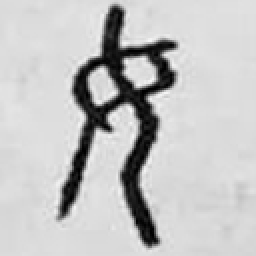
#> input picture similarity/test1/zi.jpg, 128 x 128 px, found by its file name (shown 2 times larger)
$ python skeleton.py
#> lines starting #> are read from the running program, lines starting #| are printed output that depends on the picture; after the words box and inside, x2 and y2 are one past the last pixel; in counts of white or black regions, pixels touching at a corner belong together
# -*- coding: utf-8 -*-
import cv2


# 细化函数，输入需要细化的图片（经过二值化处理的图片）和映射矩阵array
# 这个函数将根据算法，运算出中心点的对应值
def Thin(image, array):
    h, w = image.shape
    iThin = image

    for i in range(h):
        for j in range(w):
            if image[i, j] == 0:
                a = [1] * 9
                for k in range(3):
                    for l in range(3):
                        # 如果3*3矩阵的点不在边界且这些值为零，也就是黑色的点
                        if -1 < (i - 1 + k) < h and -1 < (j - 1 + l) < w and iThin[i - 1 + k, j - 1 + l] == 0:
                            a[k * 3 + l] = 0
                sum = a[0] * 1 + a[1] * 2 + a[2] * 4 + a[3] * 8 + a[5] * 16 + a[6] * 32 + a[7] * 64 + a[8] * 128
                iThin[i, j] = array[sum] * 255
    return iThin


# 映射表
array = [0, 0, 1, 1, 0, 0, 1, 1, 1, 1, 0, 1, 1, 1, 0, 1,\
         1, 1, 0, 0, 1, 1, 1, 1, 0, 0, 0, 0, 0, 0, 0, 1,\
         0, 0, 1, 1, 0, 0, 1, 1, 1, 1, 0, 1, 1, 1, 0, 1,\
         1, 1, 0, 0, 1, 1, 1, 1, 0, 0, 0, 0, 0, 0, 0, 1,\
         1, 1, 0, 0, 1, 1, 0, 0, 0, 0, 0, 0, 0, 0, 0, 0,\
         0, 0, 0, 0, 0, 0, 0, 0, 0, 0, 0, 0, 0, 0, 0, 0,\
         1, 1, 0, 0, 1, 1, 0, 0, 1, 1, 0, 1, 1, 1, 0, 1,\
         0, 0, 0, 0, 0, 0, 0, 0, 0, 0, 0, 0, 0, 0, 0, 0,\
         0, 0, 1, 1, 0, 0, 1, 1, 1, 1, 0, 1, 1, 1, 0, 1,\
         1, 1, 0, 0, 1, 1, 1, 1, 0, 0, 0, 0, 0, 0, 0, 1,\
         0, 0, 1, 1, 0, 0, 1, 1, 1, 1, 0, 1, 1, 1, 0, 1,\
         1, 1, 0, 0, 1, 1, 1, 1, 0, 0, 0, 0, 0, 0, 0, 0,\
         1, 1, 0, 0, 1, 1, 0, 0, 0, 0, 0, 0, 0, 0, 0, 0,\
         1, 1, 0, 0, 1, 1, 1, 1, 0, 0, 0, 0, 0, 0, 0, 0,\
         1, 1, 0, 0, 1, 1, 0, 0, 1, 1, 0, 1, 1, 1, 0, 0,\
         1, 1, 0, 0, 1, 1, 1, 0, 1, 1, 0, 0, 1, 0, 0, 0]


if __name__ == '__main__':
    src = cv2.imread('/Users/yusi/Desktop/cv_palm/similarity/test1/zi.jpg', 0)
#> src is the input picture: shape (128, 128); min 0, max 250, mean 194.3
    Gauss_img = cv2.GaussianBlur(src, (3,3), 0)
    cv2.imshow('image', Gauss_img)
    cv2.waitKey(0)

    # 自适应二值化函数，需要修改的是55那个位置的数字，越小越精细，细节越好，噪点更多，最大不超过图片大小
    adap_binary = cv2.adaptiveThreshold(Gauss_img, 255, cv2.ADAPTIVE_THRESH_GAUSSIAN_C, cv2.THRESH_BINARY, 55, 2)
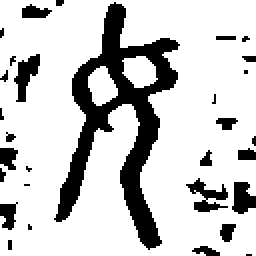
#> adap_binary: shape (128, 128) (shown 2 times larger); 79.2% white; 30 black regions (17 under 20 px), largest, box (x1, y1, x2, y2) and area: (27, 1, 90, 125) 2347, (7, 27, 20, 51) 157, (93, 89, 114, 106) 156
    iThin = Thin(adap_binary.copy(), array)
#> after the loop in Thin, `for i in range(h):`:
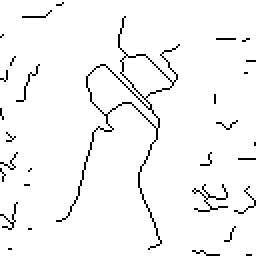
#> iThin: shape (128, 128) (shown 2 times larger); 96.3% white; black in thin lines or dots

    cv2.imshow('adaptive', adap_binary)
    cv2.imshow('adaptive_iThin', iThin)
    cv2.waitKey(0)

    # 获取简单二值化的细化图，并显示
    ret, binary = cv2.threshold(Gauss_img, 130, 255, cv2.THRESH_BINARY)
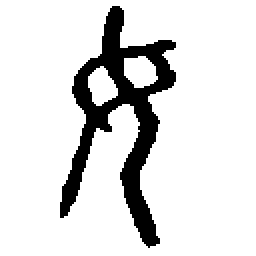
#> binary: shape (128, 128) (shown 2 times larger); 86.8% white; 1 black region, box (x1, y1, x2, y2) and area: (30, 3, 88, 124) 2158
    iThin_2 = Thin(binary.copy(), array)
#> after the loop in Thin (call 2), `for i in range(h):`:
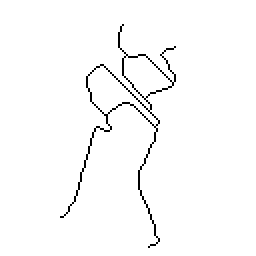
#> iThin: shape (128, 128) (shown 2 times larger); 98.1% white; black in thin lines or dots, all inside (x1, y1, x2, y2) = (30, 12, 88, 124)

    cv2.imshow('binary', binary)
    cv2.imshow('binary_iThin', iThin_2)
    cv2.imwrite("skeleton.jpg", iThin_2)
    skeleton = cv2.imread("skeleton.jpg")
#> skeleton: shape (128, 128, 3); min 0, max 255, mean 250.1
    cv2.waitKey(0)
    cv2.destroyAllWindows()
